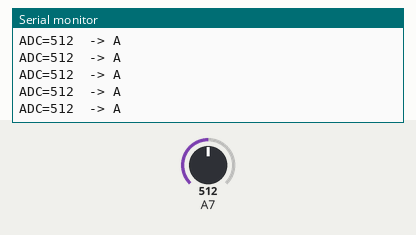
A sketch run on a simulated Arduino Nano, built with avr-gcc and run on an emulated ATmega328P. Shown: the last lines printed to the serial monitor. Inputs (shaded band) come from the test bench; at power-on: A7 = 512.

Above: at 1.2 s.
1.3 s: A7 set to 420
At 1.56 s:
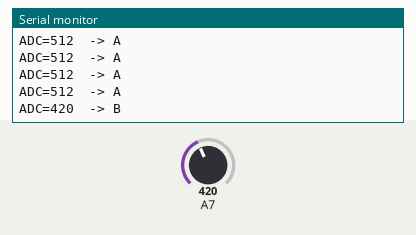
3.3 s: A7 set to 240
At 3.56 s:
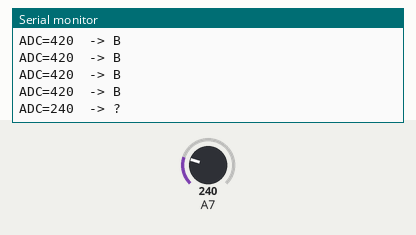
5.3 s: A7 set to 140
At 5.57 s:
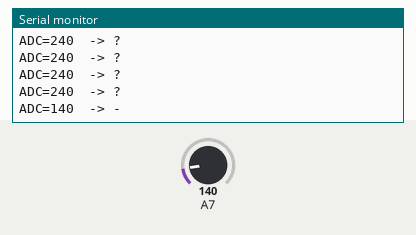
7.3 s: A7 set to 810
At 7.57 s:
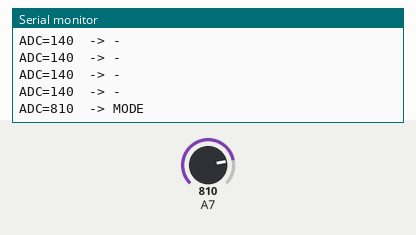

Measured:
- after the input at 1.3 s, the serial monitor: prints a new line after 0.10 s (image 1)
- after the input at 3.3 s, the serial monitor: prints a new line after 0.11 s (image 2)
- after the input at 5.3 s, the serial monitor: prints a new line after 0.11 s (image 3)
- after the input at 7.3 s, the serial monitor: prints a new line after 0.12 s (image 4)

The sketch:

t08_buttons.ino
```cpp
// t08: ボタンラダー (A7) 確認
// 生の ADC 値と判定結果を表示する。実測値を docs/wiring.md §6 のしきい値に反映すること。

void setup() {
  Serial.begin(115200);
}

const char *judge(int v) {
  if (v > 800) return "MODE";
  if (v > 430 && v <= 650) return "A";
  if (v > 250 && v <= 430) return "B";
  if (v < 150) return "-";
  return "?"; // しきい値の隙間 → 要調整
}

void loop() {
  int v = analogRead(A7);
  Serial.print(F("ADC="));
  Serial.print(v);
  Serial.print(F("  -> "));
  Serial.println(judge(v));
  delay(200);
}
```
